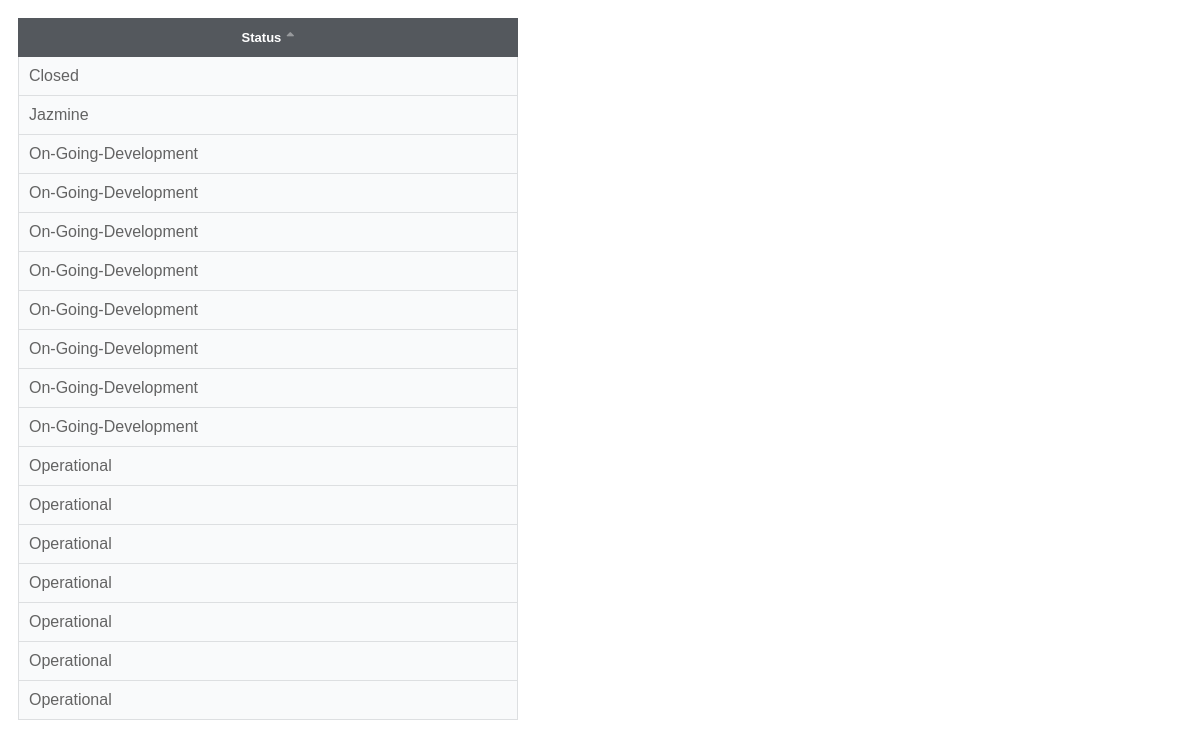
The app's page /tablesort.php with its own data.
### tables this page shows
CREATE TABLE `products` (
  `product_id` int(11) NOT NULL,
  `product_name` varchar(255) NOT NULL,
  `product_sname` varchar(255) NOT NULL,
  `details` varchar(255) NOT NULL,
  `implementing_office` varchar(255) NOT NULL,
  `dev_mode` varchar(255) NOT NULL,
  `developer` varchar(255) NOT NULL,
  `frontend` varchar(255) NOT NULL,
  `backend` varchar(255) NOT NULL,
  `status` varchar(255) NOT NULL,
  `remarks` varchar(255) NOT NULL,
  `serverhid` varchar(255) NOT NULL,
  `IsDeleted` int(11) NOT NULL DEFAULT 0
);

### tablesort.php (the view, shortened to what this page needs)
<?php
$mysqli = mysqli_connect('localhost', 'root', '', 'inventorymanagement');
$columns = array('status');
$column = isset($_GET['column']) && in_array($_GET['column'], $columns) ? $_GET['column'] : $columns[0];
$sort_order = isset($_GET['order']) && strtolower($_GET['order']) == 'desc' ? 'DESC' : 'ASC';
if ($result = $mysqli->query('SELECT * FROM products ORDER BY ' .  $column . ' ' . $sort_order)) {
	$up_or_down = str_replace(array('ASC','DESC'), array('up','down'), $sort_order);
	$asc_or_desc = $sort_order == 'ASC' ? 'desc' : 'asc';
	$add_class = ' class="highlight"';
	?>
	<!DOCTYPE html>
	<html>
		<head>
			<link rel="stylesheet" href="https://use.fontawesome.com/releases/v5.3.1/css/all.css">
		</head>
		<body>
			<table>
				<tr>
					<th><a href="tablesort.php?column=status&order=<?php echo $asc_or_desc; ?>">Status<i class="fas fa-sort<?php echo $column == 'status' ? '-' . $up_or_down : ''; ?>"></i></a></th>
				</tr>
				<?php while ($row = $result->fetch_assoc()): ?>
				<tr>
					<td<?php echo $column == 'status' ? $add_class : ''; ?>><?php echo $row['status']; ?></td>
				</tr>
				<?php endwhile; ?>
			</table>
		</body>
	</html>
	<?php
}
?>

### tablesort.php (style rules this page uses)
html { font-family: Tahoma, Geneva, sans-serif; padding: 10px; }
table { border-collapse: collapse; width: 500px; }
th { background-color: #54585d; border: 1px solid #54585d; }
th a { display: block; text-decoration:none; padding: 10px; color: #ffffff; font-weight: bold; font-size: 13px; }
th a i { margin-left: 5px; color: rgba(255,255,255,0.4); }
td { padding: 10px; color: #636363; border: 1px solid #dddfe1; }
tr { background-color: #ffffff; }
tr .highlight { background-color: #f9fafb; }

### records on screen
products: status "Closed"
products: status "Jazmine"
products: status "On-Going-Development"
products: status "On-Going-Development"
products: status "On-Going-Development"
products: status "On-Going-Development"
products: status "On-Going-Development"
products: status "On-Going-Development"
products: status "On-Going-Development"
products: status "On-Going-Development"
products: status "Operational"
products: status "Operational"
products: status "Operational"
products: status "Operational"
products: status "Operational"
products: status "Operational"
products: status "Operational"
